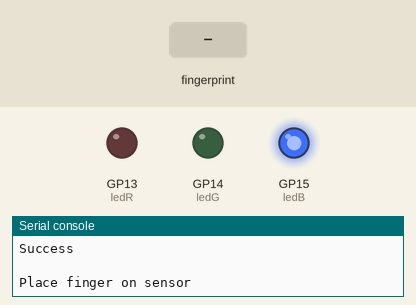
Recording of a program running on a simulated Raspberry Pi Pico running CircuitPython. Shown: output pins drawn as LEDs (lit = HIGH), the last lines printed to the serial console. The test bench sets the inputs (shaded band). The interpreter's speed is modelled, so counts of loop turns are approximate; the clock reads 2024-03-15 10:24:30 at power-on unless the program sets it.

Above: at 1.3 s.
1.4 s: finger stored as number 1 placed on the sensor
At 2.6 s:
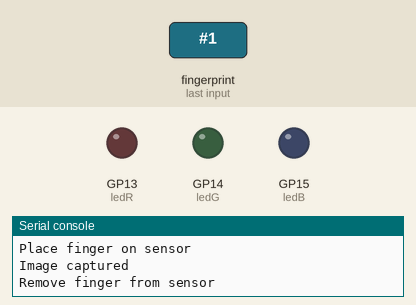
Timing chart, 0 to 6.0 s (numbered marks = the images above; inputs shaded):
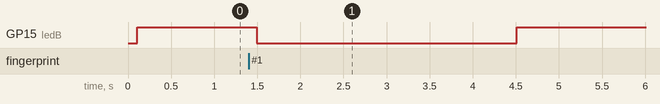

Measured:
- after the input at 1.4 s, GP15 (ledB): HIGH → LOW after 0.10 s, → HIGH 3.0 s later

The program:

fingerdemo_cpython.py
```python
#  Fingerprint Sensor Example
import board
import digitalio
from busio import UART
from time import sleep
from fingersensor_cpython import FingerSensor

# Init
ledR = digitalio.DigitalInOut(board.GP13)
ledG = digitalio.DigitalInOut(board.GP14)
ledB = digitalio.DigitalInOut(board.GP15)
ledR.direction = digitalio.Direction.OUTPUT
ledG.direction = digitalio.Direction.OUTPUT
ledB.direction = digitalio.Direction.OUTPUT
ledR.value = False
ledG.value = False
ledB.value = False
uart = UART(tx=board.GP16, rx=board.GP17, baudrate=9600*6, bits=8, parity=None, stop=1)
finger = FingerSensor(uart)
sleep(0.1)
c = finger.count()
if c > 0:
    print ('Erasing {} fingerprints'.format(c))
    if finger.clear():
        print ('Success')

# Read fingerprint and create template
def captureFeature(numbuf):
    while True:
        ledB.value = True
        print ('Place finger on sensor')
        while not finger.capture():
            sleep(0.05)
        ledB.value = False
        print ('Image captured')
        ok = finger.createFeature(numbuf)
        print ('Remove finger from sensor')
        sleep(3)
        if ok:
            print('Feature created')
            return
        ledR.value = True
        print ('Bad image, try again')
        sleep(1)
        ledR.value = False

# Enroll fingerprint
def enroll():
    first = True
    while True:
        if not first:
            captureFeature(1)
        captureFeature(2)
        if not finger.createModel():
            ledR.value = True
            first = False
            print ('Images do not match, try again')
            sleep(1)
            ledR.value = False
            continue
        pos = finger.count()
        if finger.store(1,pos):
            ledG.value = True
            print ('Fingerprint stored at {}'.format(pos))
            sleep(1)
            ledG.value = False
            return
        else:
            ledR.value = True
            print ('Error {} while storing fingerprint'.format(finger.lastResponse()))
            sleep(1)
            ledR.value = False

# Main Loop
while True:
    print()
    captureFeature(1)
    print('Searching...')
    pos = finger.search(1)
    if pos == -1:
        print ('Unknown, lets enroll')
        enroll()
    else:
        ledG.value = True
        print ('Fingerprint {} identified'.format(pos))
        sleep(1)
        ledG.value = False
```

fingersensor_cpython.py
```python
# Simple driver for FPM10A fingerprint sensor
from busio import UART
from time import time,sleep

class FingerSensor(object):

    # Response codes
    RESP_OK = 0
    RESP_ERRCOM = 1
    RESP_NOFINGER = 2
    RESP_IMGFAIL = 3
    RESP_BADIMG = 6
    RESP_FEWFP = 7
    RESP_TOODIF = 10
    RESP_NOIMG = 21

    # Commands
    CMD_GENIMG = 0x01
    CMD_IMG2TZ = 0x02
    CMD_SEARCH = 0x04
    CMD_REGMODEL = 0x05
    CMD_STORE = 0x06
    CMD_EMPTY = 0x0D
    CMD_TEMPLATECOUNT = 0x1D

    # Constructor
    def __init__(self, uart):
        self.uart = uart
        self.response = FingerSensor.RESP_OK
        self.bufRx = bytearray(300)

    # Returns last reponse
    def lastResponse(self):
        return self.response

    # Send command to sensor
    def sendCmd(self, cmd):
        header = bytearray(9)
        checksum = bytearray(2)
        header[0] = 0xEF
        header[1] = 0x01
        header[2] = 0xFF
        header[3] = 0xFF
        header[4] = 0xFF
        header[5] = 0xFF
        header[6] = 0x01
        header[7] = (len(cmd)+2) >> 8
        header[8] = (len(cmd)+2) & 0xFF
        chk = header[6]+header[7]+header[8]
        for c in cmd:
            chk += c
        checksum[0] = (chk >> 8) & 0xFF
        checksum[1] = chk & 0xFF
        self.uart.write(header)
        self.uart.write(cmd)
        self.uart.write(checksum)

    # Read response from sensor
    def getResponse(self):
        pos = 0
        state = 'S1'
        ok = False
        timeout = time()+10
        while True:
            rx = self.uart.read(1)
            if rx == None:
                if time() > timeout:
                    return False
                continue
            c = rx[0]
            self.bufRx[pos] = c
            pos = pos+1
            if state == 'S1':
                if c == 0xEF:
                    state = 'S2'
                else:
                    pos = 0
            elif state == 'S2':
                if c == 0x01:
                    state = 'ADDR'
                else:
                    pos = 0
                    state = 'S1'
            elif state == 'ADDR':
                if pos == 6:
                    state = 'TAG'
            elif state == 'TAG':
                chk = c
                state = 'LEN1'
            elif state == 'LEN1':
                chk += c
                dsize = c << 8
                state = 'LEN2'
            elif state == 'LEN2':
                chk += c
                i = dsize = dsize + c - 2
                state = 'DATA'
            elif state == 'DATA':
                chk = (chk + c) & 0xFFFF
                i = i -1
                if i == 0:
                    state = 'CHK1'
            elif state == 'CHK1':
                ok = c == (chk >> 8)
                state = 'CHK2'
            elif state == 'CHK2':
                ok = ok and (c == (chk & 0xFF))
                if ok:
                    self.response = self.bufRx[9]
                return ok

    # Clear all stored fingerprints
    def clear(self):
        self.sendCmd(bytearray([FingerSensor.CMD_EMPTY]))
        ok = self.getResponse()
        return ok and self.response == FingerSensor.RESP_OK

    # Capture fingerprint image
    def capture(self):
        self.sendCmd(bytearray([FingerSensor.CMD_GENIMG]))
        ok = self.getResponse()
        return ok and self.response == FingerSensor.RESP_OK

    # Convert current fingerprint image into a feature
    # and put in CharBuffer[numBuf] (1 or 2)
    def createFeature(self, numBuf):
        self.sendCmd(bytearray([FingerSensor.CMD_IMG2TZ, numBuf]))
        ok = self.getResponse()
        return ok and self.response == FingerSensor.RESP_OK

    # Create a model (template) from the two features in CharBuffer
    def createModel(self):
        self.sendCmd(bytearray([FingerSensor.CMD_REGMODEL]))
        ok = self.getResponse()
        return ok and self.response == FingerSensor.RESP_OK

    # Save model in CharBuffer[numBuf] (1 or 2)
    # into position pos (0 to 149)
    def store(self, numbuf, pos):
        self.sendCmd(bytearray(
            [FingerSensor.CMD_STORE, numbuf, pos >> 8, pos & 0xFF]))
        ok = self.getResponse()
        return ok and self.response == FingerSensor.RESP_OK

    # Returns the number of stored fingerprints
    # -1 if something goes wrong
    def count(self):
        self.sendCmd(bytearray([FingerSensor.CMD_TEMPLATECOUNT]))
        ok = self.getResponse()
        if ok and self.response == FingerSensor.RESP_OK:
            return (self.bufRx[10] << 8) + self.bufRx[11]
        return -1

    # Search for the fingerprint corresponding to the feature at CharBuffer[numBuf]
    # Return position if found, -1 otherwise
    def search(self, numbuf):
        qty = self.count()
        cmd = [FingerSensor.CMD_SEARCH, numbuf, 0, 0, qty >> 8, qty & 0xFF]
        self.sendCmd(bytearray(cmd))
        ok = self.getResponse()
        if ok and self.response == FingerSensor.RESP_OK:
            return (self.bufRx[10] << 8) + self.bufRx[11]
        return -1
    
```
